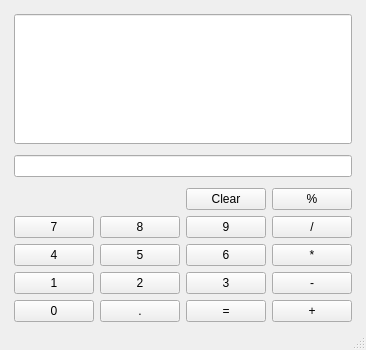
<?xml version="1.0" encoding="UTF-8"?>
<ui version="4.0">
 <class>MainWindow</class>
 <widget class="QMainWindow" name="MainWindow">
  <property name="geometry">
   <rect>
    <x>0</x>
    <y>0</y>
    <width>366</width>
    <height>350</height>
   </rect>
  </property>
  <property name="minimumSize">
   <size>
    <width>0</width>
    <height>350</height>
   </size>
  </property>
  <property name="windowTitle">
   <string>Calculator</string>
  </property>
  <property name="iconSize">
   <size>
    <width>24</width>
    <height>24</height>
   </size>
  </property>
  <widget class="QWidget" name="centralwidget">
   <layout class="QGridLayout" name="gridLayout_2">
    <property name="sizeConstraint">
     <enum>QLayout::SetMaximumSize</enum>
    </property>
    <property name="leftMargin">
     <number>5</number>
    </property>
    <property name="topMargin">
     <number>5</number>
    </property>
    <property name="rightMargin">
     <number>5</number>
    </property>
    <property name="bottomMargin">
     <number>5</number>
    </property>
    <property name="spacing">
     <number>0</number>
    </property>
    <item row="0" column="0">
     <widget class="QWidget" name="gridWidget" native="true">
      <layout class="QGridLayout" name="gridLayout">
       <property name="bottomMargin">
        <number>1</number>
       </property>
       <property name="horizontalSpacing">
        <number>6</number>
       </property>
       <item row="6" column="3">
        <widget class="QPushButton" name="pushButton_13">
         <property name="text">
          <string>/</string>
         </property>
        </widget>
       </item>
       <item row="7" column="2">
        <widget class="QPushButton" name="pushButton_11">
         <property name="text">
          <string>6</string>
         </property>
        </widget>
       </item>
       <item row="7" column="1">
        <widget class="QPushButton" name="pushButton_10">
         <property name="text">
          <string>5</string>
         </property>
        </widget>
       </item>
       <item row="10" column="2">
        <widget class="QPushButton" name="pushButton_7">
         <property name="text">
          <string>3</string>
         </property>
        </widget>
       </item>
       <item row="6" column="1">
        <widget class="QPushButton" name="pushButton_4">
         <property name="text">
          <string>8</string>
         </property>
        </widget>
       </item>
       <item row="7" column="0">
        <widget class="QPushButton" name="pushButton_12">
         <property name="text">
          <string>4</string>
         </property>
        </widget>
       </item>
       <item row="10" column="1">
        <widget class="QPushButton" name="pushButton_5">
         <property name="text">
          <string>2</string>
         </property>
        </widget>
       </item>
       <item row="10" column="3">
        <widget class="QPushButton" name="pushButton_15">
         <property name="text">
          <string>-</string>
         </property>
        </widget>
       </item>
       <item row="11" column="1">
        <widget class="QPushButton" name="pushButton_9">
         <property name="text">
          <string>.</string>
         </property>
        </widget>
       </item>
       <item row="6" column="2">
        <widget class="QPushButton" name="pushButton_6">
         <property name="text">
          <string>9</string>
         </property>
        </widget>
       </item>
       <item row="11" column="0">
        <widget class="QPushButton" name="pushButton">
         <property name="text">
          <string>0</string>
         </property>
        </widget>
       </item>
       <item row="11" column="2">
        <widget class="QPushButton" name="pushButton_8">
         <property name="text">
          <string>=</string>
         </property>
        </widget>
       </item>
       <item row="6" column="0">
        <widget class="QPushButton" name="pushButton_2">
         <property name="text">
          <string>7</string>
         </property>
        </widget>
       </item>
       <item row="10" column="0">
        <widget class="QPushButton" name="pushButton_3">
         <property name="text">
          <string>1</string>
         </property>
        </widget>
       </item>
       <item row="0" column="0" colspan="4">
        <widget class="QLineEdit" name="lineEdit">
         <property name="sizePolicy">
          <sizepolicy hsizetype="Expanding" vsizetype="Expanding">
           <horstretch>0</horstretch>
           <verstretch>0</verstretch>
          </sizepolicy>
         </property>
         <property name="autoFillBackground">
          <bool>false</bool>
         </property>
         <property name="alignment">
          <set>Qt::AlignLeading|Qt::AlignLeft|Qt::AlignVCenter</set>
         </property>
        </widget>
       </item>
       <item row="7" column="3">
        <widget class="QPushButton" name="pushButton_16">
         <property name="text">
          <string>*</string>
         </property>
        </widget>
       </item>
       <item row="11" column="3">
        <widget class="QPushButton" name="pushButton_14">
         <property name="text">
          <string>+</string>
         </property>
        </widget>
       </item>
       <item row="2" column="0" colspan="4">
        <widget class="QLineEdit" name="lineEdit_2">
         <property name="autoFillBackground">
          <bool>false</bool>
         </property>
         <property name="alignment">
          <set>Qt::AlignLeading|Qt::AlignLeft|Qt::AlignVCenter</set>
         </property>
        </widget>
       </item>
       <item row="1" column="0">
        <spacer name="verticalSpacer">
         <property name="orientation">
          <enum>Qt::Vertical</enum>
         </property>
         <property name="sizeType">
          <enum>QSizePolicy::Minimum</enum>
         </property>
         <property name="sizeHint" stdset="0">
          <size>
           <width>20</width>
           <height>5</height>
          </size>
         </property>
        </spacer>
       </item>
       <item row="4" column="3">
        <widget class="QPushButton" name="pushButton_18">
         <property name="text">
          <string>%</string>
         </property>
        </widget>
       </item>
       <item row="4" column="2">
        <widget class="QPushButton" name="pushButton_17">
         <property name="text">
          <string>Clear</string>
         </property>
        </widget>
       </item>
       <item row="3" column="0">
        <spacer name="verticalSpacer_2">
         <property name="orientation">
          <enum>Qt::Vertical</enum>
         </property>
         <property name="sizeType">
          <enum>QSizePolicy::Minimum</enum>
         </property>
         <property name="sizeHint" stdset="0">
          <size>
           <width>20</width>
           <height>5</height>
          </size>
         </property>
        </spacer>
       </item>
      </layout>
     </widget>
    </item>
   </layout>
  </widget>
  <widget class="QStatusBar" name="statusbar"/>
 </widget>
 <resources/>
 <connections>
  <connection>
   <sender>lineEdit_2</sender>
   <signal>returnPressed()</signal>
   <receiver>pushButton_8</receiver>
   <slot>animateClick()</slot>
   <hints>
    <hint type="sourcelabel">
     <x>102</x>
     <y>159</y>
    </hint>
    <hint type="destinationlabel">
     <x>242</x>
     <y>314</y>
    </hint>
   </hints>
  </connection>
 </connections>
</ui>
